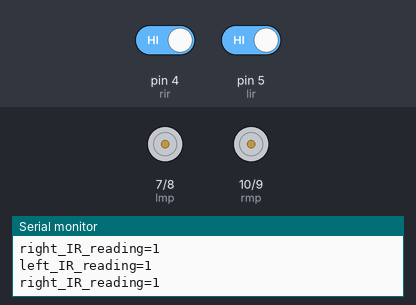
Recording of a sketch running on a simulated Arduino Uno, built with avr-gcc and run on an emulated ATmega328P. Parts: motor-driver pin pairs drawn as motors (green arrow = first pin HIGH = forward, orange = second pin HIGH = backward, longer = more drive), the last lines printed to the serial monitor. The test bench sets the inputs (shaded band); at power-on: pin 4 (rir) HIGH, pin 5 (lir) HIGH.

Above: at 1.2 s.
1.3 s: pin 4 (rir) driven LOW
At 2.3 s:
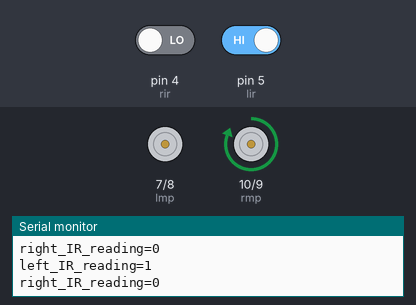
2.8 s: pin 5 (lir) driven LOW
At 3.5 s:
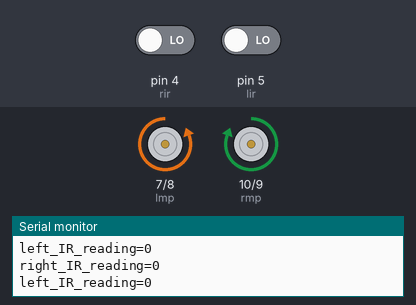
4.3 s: pin 4 (rir) driven HIGH
At 4.6 s:
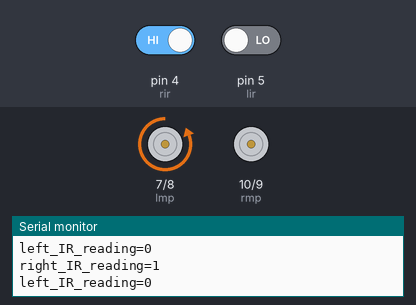
5.8 s: pin 5 (lir) driven HIGH
At 7.0 s:
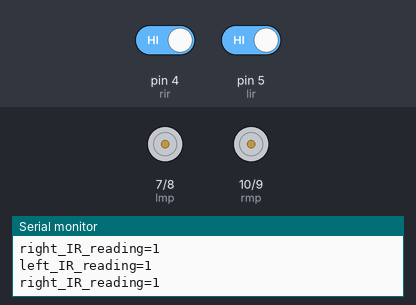
Timing chart, 0 to 8.3 s (numbered marks = the images above; inputs shaded):
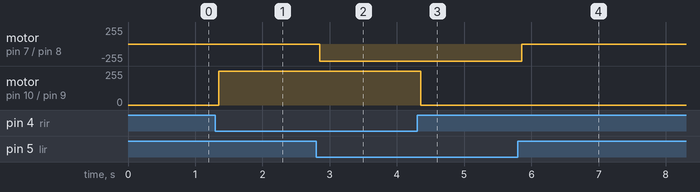

Measured:
- after the input at 1.3 s, motor on pin 10 (rmp) / pin 9 (rmn): stopped → forward 255/255 after 0.05 s
- after the input at 2.8 s, motor on pin 7 (lmp) / pin 8 (lmn): stopped → backward 255/255 after 0.05 s
- after the input at 4.3 s, motor on pin 10 (rmp) / pin 9 (rmn): forward 255/255 → stopped after 0.05 s
- after the input at 5.8 s, motor on pin 7 (lmp) / pin 8 (lmn): backward 255/255 → stopped after 0.05 s

The sketch:

Line_follower.ino
```cpp
/* © Robocell,CCA
 * This code is given during Autonomous robotics workshop organised  by Robocell,CCA on 21,22,23 Sept,2018.
 * For details visit https://www.facebook.com/RobocellNITDgp/
 *
 * FUNCTIONING:
 *This is the code for a simplest line follower which follows a black line on white surface using two IR sensors.
 *Adjust the threshold of the IR sensors for good working
 *
 */


#define rmp 10
#define rmn 9
#define lmp 7
#define lmn 8

#define rir 4
#define lir 5
//#define enl
//#define enr
int right_IR_reading;
int left_IR_reading;

void setup() {
  pinMode(rmp,OUTPUT);
  pinMode(rmn,OUTPUT);
  pinMode(lmp,OUTPUT);
  pinMode(lmn,OUTPUT);
  pinMode(lir,INPUT);
  pinMode(rir,INPUT);
  //analogWrite(enl,150);
  //analogWrite(enr,150);
  Serial.begin(9600);
  }

void loop() {

  check();
  if(left_IR_reading==0&&right_IR_reading==0)
  {
      forward();
  }
  else if(left_IR_reading==1&&right_IR_reading==0)
  {
      left();
  }
  else if(left_IR_reading==0&&right_IR_reading==1)
  {
      right();
  }
  else
  {
      stops();
  }

}

void check()
{
  right_IR_reading=digitalRead(rir);
  left_IR_reading=digitalRead(lir);
  Serial.print("left_IR_reading=");
  Serial.println(left_IR_reading);
  Serial.print("right_IR_reading=");
  Serial.println(right_IR_reading);
  }
void forward()
{
  digitalWrite(rmp,HIGH);
  digitalWrite(rmn,LOW);
  digitalWrite(lmp,LOW);
  digitalWrite(lmn,HIGH);
  }

void right()
{
  digitalWrite(rmp,LOW);
  digitalWrite(rmn,LOW);
  digitalWrite(lmp,LOW);
  digitalWrite(lmn,HIGH);
   }

void left()
{
  digitalWrite(rmp,HIGH);
  digitalWrite(rmn,LOW);
  digitalWrite(lmp,LOW);
  digitalWrite(lmn,LOW);
   }
void stops()
{
  digitalWrite(lmp,LOW);
  digitalWrite(lmn,LOW);
  digitalWrite(rmn,LOW);
  digitalWrite(rmp,LOW);

}
```
